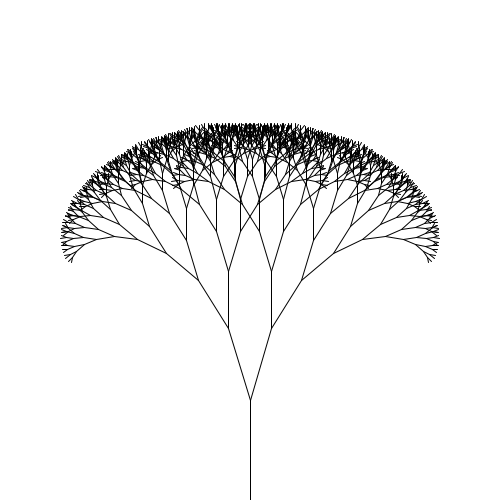
Frame 1 (no input)
Frame 60 (the mouse pressed at the canvas centre just before this capture): identical to frame 1, image omitted
Frame 120 (the mouse held since frame 60 and released just before this capture): identical to frame 1, image omitted

The Processing sketch that drew this single still picture (run headless with seeded random() and noise(); from frame 60 on, the mouse is pressed at the canvas centre):

// Processing sketch: canopy
// ── canopy.pde
// Henry Wrede Black
// fractal canopy

void setup() {
  size(500, 500);
}
void draw() {
  background(255);

  drawTree(width/2, height, 100, -PI/2, 2*PI/11, 0.75);
}
// position (x,y), line segment length (len), 
void drawTree(float x, float y, float len, float a, float b, float s) {
  if ( len < 5) {
    return;
  } else {
    // draw line segment
    line(x, y, x+cos(a)*len, y+sin(a)*len);

    // draw connecting line segments
    drawTree(x+cos(a)*len, y+sin(a)*len, s*len, a-b/2, 2*PI/11, 0.75);
    drawTree(x+cos(a)*len, y+sin(a)*len, s*len, a+b/2, 2*PI/11, 0.75);
  }
}
